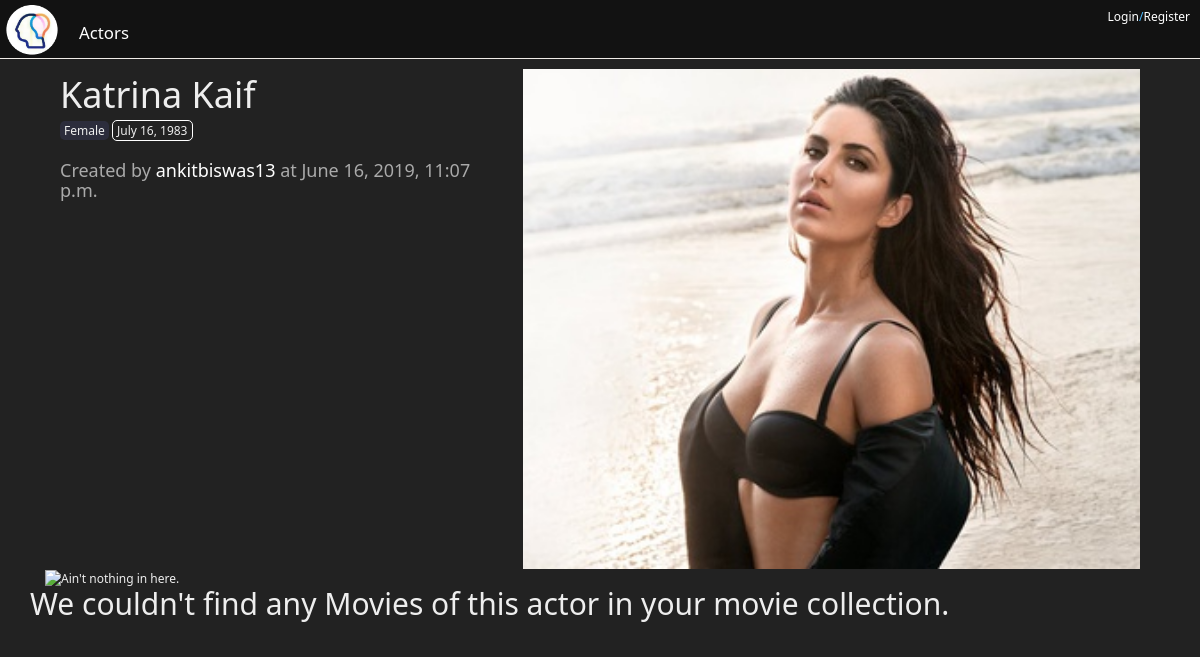
The app's page /actor/katrina-kaif_f56hi2b4/ with its own data.
### things/models.py (models this page shows, shortened)
class Actor(models.Model):
    genders = (
		('f', 'Female'),
        ('m', 'Male'),
        ('o', 'Not Specified'),
    )
    def update_image_file(instance, filename):
        ext = filename.split('.')[-1]
        filename = "%s.%s" % (instance.slug, ext)
        return os.path.join('actors', filename)
    owner           =models.ForeignKey(User)
    name            =models.CharField(max_length=50, blank=False, validators=[alphanumspacedash])
    gender          =models.CharField(choices=genders, blank=False, max_length=12, default='o')
    country         =CountryField(blank_label='(select country)')
    image           =models.ImageField(upload_to=update_image_file, blank=True, null=True)
    dob             =models.DateField(blank=False, default='01/01/89')
    rank            =models.CharField(choices=top_five, blank=True, null=True, max_length=12)
    insta           =models.URLField(max_length=200, blank=True, null=True)
    remarks         =models.TextField(blank=True, null=True)
    slug            =models.SlugField(blank=True, null=True)
    timestamp       =models.DateTimeField(auto_now_add=True)
    updated         =models.DateTimeField(auto_now=True)
    def get_absolute_url(self):
        return reverse('things:actor', kwargs={'slug':self.slug})
    class Meta:
        ordering = ('name',)

### things/views.py (the view)
# urls.py: url(r'^actor/(?P<slug>[\w-]+)/$', views.ActorDetailView.as_view(), name='actor'),
class ActorDetailView(DetailView):
    def get_queryset(self):
        return Actor.objects.all()

### things/templates/things/actor_detail.html (shortened to what this page needs)
{%extends "base.html"%}
{%load static%}
{%block metatag%}
    <link rel="stylesheet" href="{% static 'flags/sprite-hq.css' %}">
{%endblock metatag%}
{%block content%}
<div class="col-xs-12">
    <div class="col-xs-12 col-md-5">
        <div id="generic_heading">{{object.name}}</div>
        <div id="generic_info">
            <p class="generic_card_info2">{{object.get_gender_display}}</p>
            <p class="generic_card_info1">{%if object.dob%}{{object.dob}}{%endif%}</p>
        </div>
        {%if request.user == object.owner%}
        <div id="generic_buttons">
            <button class="generic_edit">
                <a href='{% url "things:edit_actor" object.id object.slug %}'>Edit this page</a>
            </button>
            <button class="generic_edit">
                <a href='{% url "things:del_actor" object.id object.slug %}'>Delete this page</a>
            </button>
        </div>
        {%else%}
        <div class="generic_creator">
            <h4>Created by <a href="{%url 'things:user' object.owner%}">{{object.owner}}</a> at {{object.timestamp}}</h4>
        </div>
        {%endif%}
    </div>
    <div class="col-xs-12 col-md-7" id="generic_img">
        <img src="{{object.image.url}}" alt="{{object.name}}" width="100%" height="500px" style="object-fit: cover;object-position: top;">
    </div>
</div>
{%if object.movie_set.all.count == 0%}
    <div>
        <div class="col-xs-12">
            <img src="/media/empty.png" alt="Ain't nothing in here." width="100%">
        </div>
        <h2>We couldn't find any Movies of this actor in your movie collection.</h2>
    </div>
{%else%}
    <div><h1>Movies where {{object.name}} appears in</h1></div>
{%endif%}
{%endblock content%}

### templates/css.html (style rules this page uses)
body { background: #222; color: #eee; font-size: 1.2rem; font-family: 'Segoe UI', Tahoma, Geneva, Verdana, sans-serif; }
a, a:hover, a:active, a:focus, a:visited { color: #fff; }
#generic_list_heading, #generic_heading { font-size: 3em; }
.generic_card_info1, .generic_card_info2 { display: inline-block; padding: 1px 4px; border-radius: 5px; }
.generic_card_info1 { border: 1px solid #fff; }
.generic_card_info2 { background: rgba(111, 123, 233, 0.133); }
.generic_creator { color: #aaa; }

### records on screen
Actor: name "Katrina Kaif", gender "Female", dob "July 16, 1983", owner "ankitbiswas13", timestamp "June 16, 2019, 11:07 p.m.", image (picture)
